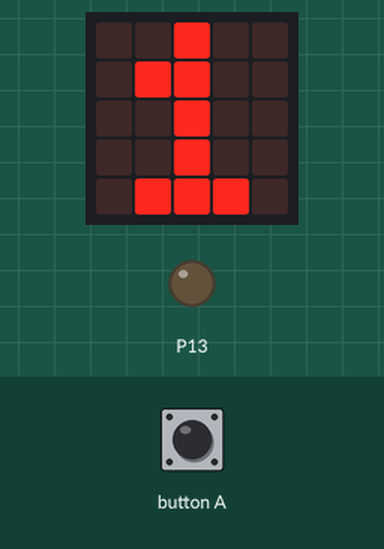
Recording of a program running on a simulated BBC micro:bit (MakeCode). On the bench: the board's 5×5 LED display, output pins drawn as LEDs (lit = HIGH). The inputs (shaded band) are chosen by the test bench.

Above: at 0.1 s.
At 1.9 s:
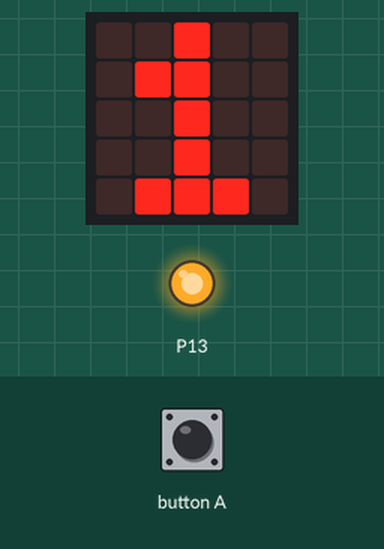
2.0 s: button A pressed for 0.15 s
At 3.6 s:
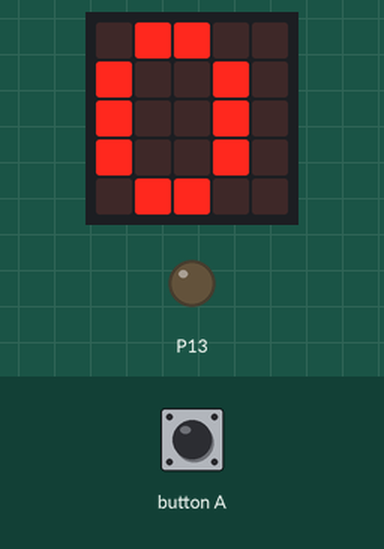
Timing chart, 0 to 5.4 s (numbered marks = the images above; inputs shaded):
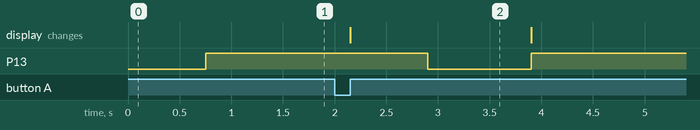

The program:

main.ts
```typescript
input.onButtonPressed(Button.A, function () {
    basic.showNumber(0)
    pins.digitalWritePin(DigitalPin.P13, 0)
    basic.pause(1000)
    pins.digitalWritePin(DigitalPin.P13, 1)
    basic.showNumber(1)
})
radio.setGroup(1)
basic.showNumber(1)
pins.digitalWritePin(DigitalPin.P13, 1)
```

test.ts
```typescript
// Hier kann man Tests durchführen; diese Datei wird nicht kompiliert, wenn dieses Paket als Erweiterung verwendet wird.
```

Measured:
- after the input at 2.0 s, P13: HIGH → LOW after 0.90 s, → HIGH 1.0 s later; the display: changes after 0.15 s (image 2)
- what the display in image 2 shows lasts 1.7 s, from 2.2 s to 3.9 s
